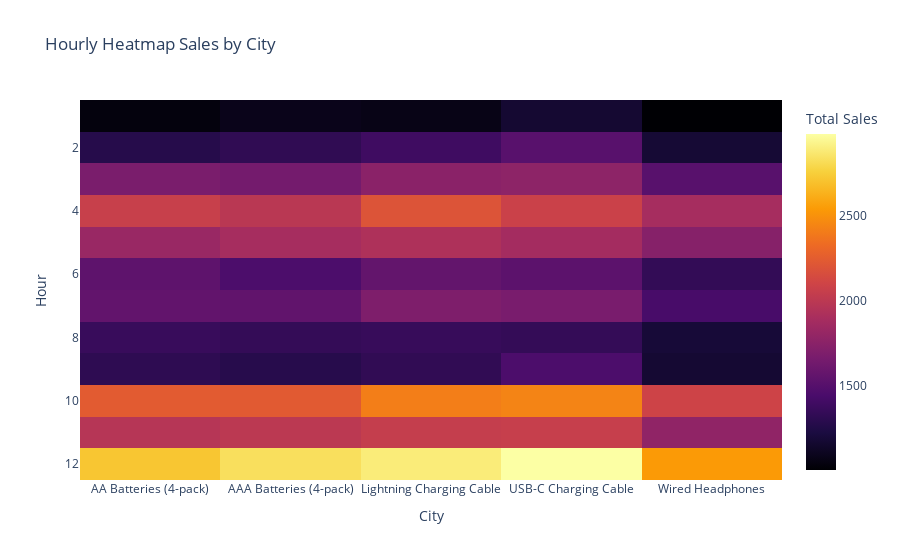

The code cell stored with this chart in its notebook:
### Code cell
fig

### Figure 1 — Plotly figure (JSON) as saved in the notebook; plotly's stock layout.template omitted (floating-point values rounded to 4 significant figures)
{"data": [{"coloraxis": "coloraxis", "hovertemplate": "City: %{x}<br>Hour: %{y}<br>Total Sales: %{z}<extra></extra>", "name": "0", "type": "heatmap", "x": ["AA Batteries (4-pack)", "AAA Batteries (4-pack)", "Lightning Charging Cable", "USB-C Charging Cable", "Wired Headphones"], "xaxis": "x", "y": [1, 2, 3, 4, 5, 6, 7, 8, 9, 10, 11, 12], "yaxis": "y", "z": [[1037, 1084, 1069, 1171, 1004], [1274, 1320, 1393, 1511, 1179], [1672, 1645, 1749, 1766, 1512], [2062, 1988, 2197, 2074, 1888], [1821, 1888, 1929, 1879, 1729], [1540, 1451, 1560, 1531, 1334], [1555, 1554, 1690, 1667, 1434], [1357, 1340, 1354, 1339, 1191], [1314, 1281, 1324, 1451, 1173], [2240, 2234, 2414, 2437, 2091], [1970, 1999, 2044, 2054, 1777], [2716, 2828, 2887, 2979, 2537]]}], "layout": {"coloraxis": {"colorbar": {"title": {"text": "Total Sales"}}, "colorscale": [[0, "#000004"], [0.1111, "#1b0c41"], [0.2222, "#4a0c6b"], [0.3333, "#781c6d"], [0.4444, "#a52c60"], [0.5556, "#cf4446"], [0.6667, "#ed6925"], [0.7778, "#fb9b06"], [0.8889, "#f7d13d"], [1, "#fcffa4"]]}, "title": {"text": "Hourly Heatmap Sales by City"}, "xaxis": {"anchor": "y", "constrain": "domain", "domain": [0, 1], "scaleanchor": "y", "title": {"text": "City"}}, "yaxis": {"anchor": "x", "autorange": "reversed", "constrain": "domain", "domain": [0, 1], "title": {"text": "Hour"}}}}
